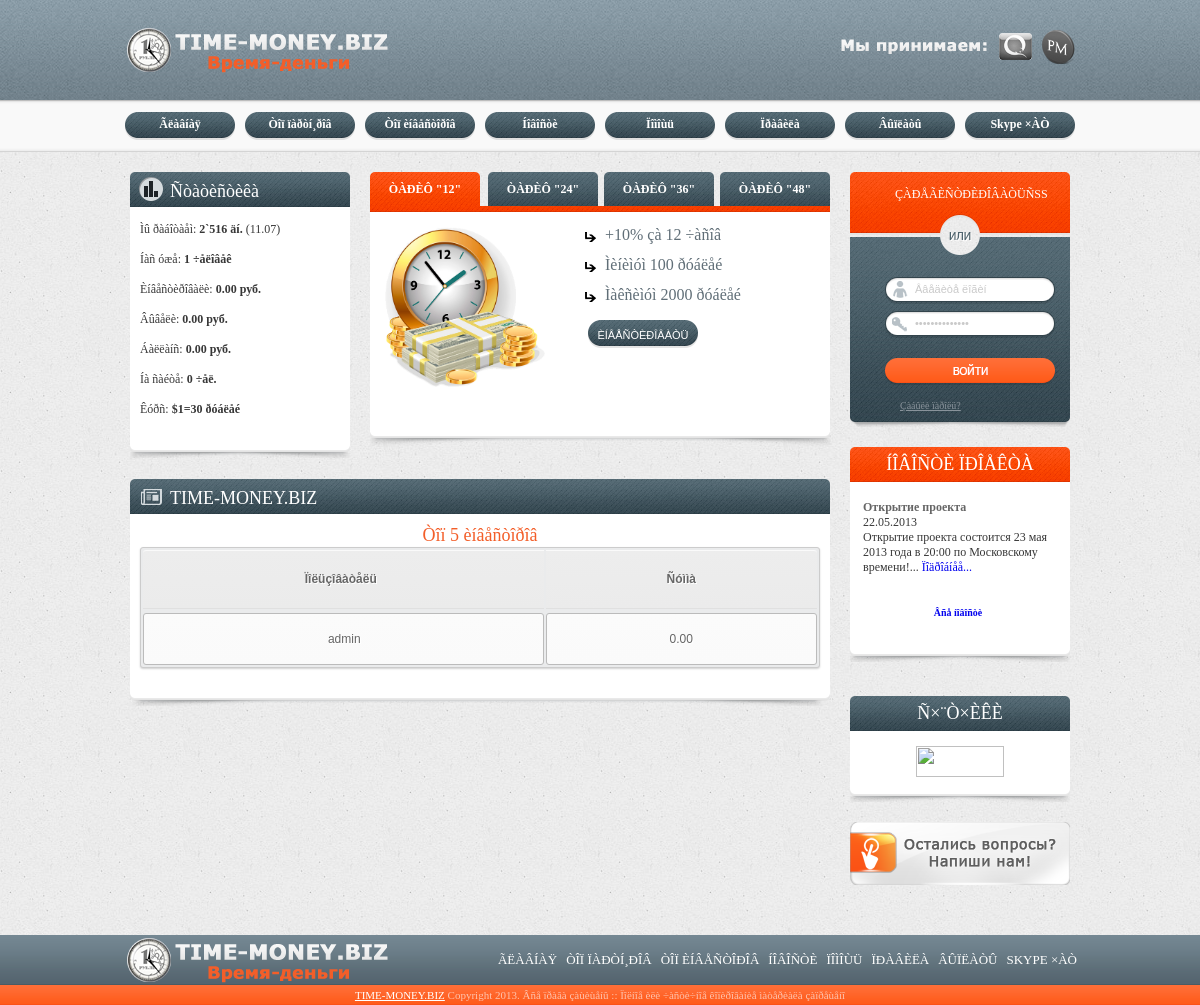
The app's page /top?top=1 with its own data.
### tables this page shows
CREATE TABLE IF NOT EXISTS `tb_stat` (
  `id` tinyint(1) NOT NULL AUTO_INCREMENT,
  `users` int(11) NOT NULL,
  `ru` int(11) NOT NULL,
  `ua` int(11) NOT NULL,
  `kz` int(11) NOT NULL,
  `byr` int(11) NOT NULL,
  `allr` int(11) NOT NULL,
  `inv` int(11) NOT NULL,
  `sinv` float(9,2) NOT NULL,
  `vinv` float(9,2) NOT NULL,
  `online` int(11) NOT NULL,
  `money` float(9,2) NOT NULL,
  `money2` float(9,2) NOT NULL,
  `date` varchar(15) NOT NULL,
  `payme` float(9,2) NOT NULL,
  PRIMARY KEY (`id`)
);

CREATE TABLE IF NOT EXISTS `tb_config` (
  `id` tinyint(1) NOT NULL AUTO_INCREMENT,
  `site_name` varchar(160) NOT NULL,
  `money` varchar(5) NOT NULL,
  `min` float(9,2) NOT NULL,
  `money_ref` float(9,2) NOT NULL,
  `ar_money` float(9,2) NOT NULL,
  `ar_money2` float(9,2) NOT NULL,
  `mail` float(9,3) NOT NULL,
  `mail2` float(9,3) NOT NULL,
  `mail_max` float(9,3) NOT NULL,
  `mail2_max` float(9,3) NOT NULL,
  `mail_money` float(9,2) NOT NULL,
  `mail2_money` float(9,2) NOT NULL,
  `gl_money` float(9,2) NOT NULL,
  `gl_money2` float(9,2) NOT NULL,
  `limit_money` float(9,2) NOT NULL,
  PRIMARY KEY (`id`)
);

CREATE TABLE IF NOT EXISTS `tb_users` (
  `id` int(11) NOT NULL AUTO_INCREMENT,
  `login` varchar(25) NOT NULL,
  `password` varchar(25) NOT NULL,
  `email` varchar(150) NOT NULL,
  `wmid` varchar(12) NOT NULL,
  `referer` varchar(25) NOT NULL,
  `visits` mediumint(8) NOT NULL DEFAULT '0',
  `money` float(9,2) NOT NULL DEFAULT '0.00',
  `sinv` float(9,2) NOT NULL DEFAULT '0.00',
  `vinv` float(9,2) NOT NULL DEFAULT '0.00',
  `agent` longtext NOT NULL,
  `img` varchar(4) NOT NULL,
  `all_view` int(11) NOT NULL,
  `all_view_money` float(9,3) NOT NULL,
  `all_ref` int(11) NOT NULL,
  `all_ref_money` float(9,3) NOT NULL,
  `all_ref_money2` float(9,3) NOT NULL,
  `all_ads` int(11) NOT NULL,
  `all_ads_money` float(9,3) NOT NULL,
  `all_task` int(11) NOT NULL,
  `all_task_money` float(9,2) NOT NULL,
  `all_ip` longtext NOT NULL,
  `http_referer` varchar(160) NOT NULL,
  `online` varchar(15) NOT NULL,
  `chat_mod` tinyint(1) NOT NULL,
  `click` float(9,3) NOT NULL,
  `click2` float(9,3) NOT NULL,
  `click3` float(9,3) NOT NULL,
  `ads_pc` float(9,2) NOT NULL,
  `task_pc` float(9,2) NOT NULL,
  `money_ref` float(9,2) NOT NULL,
  `refbek` float(9,3) NOT NULL,
  `country` varchar(3) NOT NULL,
  `bl` tinyint(1) NOT NULL,
  `bl_text` varchar(160) NOT NULL,
  `no_bl` tinyint(1) NOT NULL,
  `text_all` longtext NOT NULL,
  `status` tinyint(1) NOT NULL,
  `folder` tinyint(1) NOT NULL,
  `folder2` varchar(15) NOT NULL,
  `folder3` varchar(15) NOT NULL,
  `news` int(11) NOT NULL,
  `rris` tinyint(1) NOT NULL,
  `action` int(11) NOT NULL,
  `action_pc` float(9,1) NOT NULL,
  `action_money_all` float(9,4) NOT NULL,
  `sec_flag` tinyint(1) NOT NULL,
  `sec_md` varchar(32) NOT NULL,
  `ar_ref` int(11) NOT NULL,
  `fs` float(9,2) NOT NULL,
  `fs_no` float(9,2) NOT NULL,
  `fs_ok` float(9,2) NOT NULL,
  `rb` int(11) NOT NULL,
  `rb_money` float(9,4) NOT NULL,
  `rb_date` varchar(10) NOT NULL,
  `bonus` float(9,3) NOT NULL,
  `bonus2` float(9,3) NOT NULL,
  `bonus_all` int(11) NOT NULL,
  `bonus_money` float(9,3) NOT NULL,
  `bonus_time` varchar(15) NOT NULL,
  `vip` varchar(15) NOT NULL,
  `vip_test` tinyint(1) NOT NULL,
  `ref_lease` float(9,3) NOT NULL,
  `mail_flag` tinyint(1) NOT NULL,
  `mail_wait` varchar(32) NOT NULL,
  `online_page` varchar(60) NOT NULL,
  `mail` float(9,3) NOT NULL,
  `mail2` float(9,3) NOT NULL,
  `all_view_mail` int(11) NOT NULL,
  `all_view_mail_money` float(9,3) NOT NULL,
  `flag_pay` tinyint(1) NOT NULL,
  `update_date` varchar(15) NOT NULL,
  `mail_in` int(11) NOT NULL,
  `ads_in` int(11) NOT NULL,
  `test_dr` tinyint(1) NOT NULL,
  `gl2_money` float(9,2) NOT NULL,
  `gl2_all` int(11) NOT NULL,
  `gl_vip` int(11) NOT NULL,
  `gl_all` int(11) NOT NULL,
  `gl_flag` tinyint(1) NOT NULL,
  `gl_users` text NOT NULL,
  `bj_flag` tinyint(1) NOT NULL,
  `bj_flag2` tinyint(1) NOT NULL,
  `bj_money` float(9,2) NOT NULL,
  `bj_ok_all` int(11) NOT NULL,
  `bj_ok_money` float(9,2) NOT NULL,
  `bj_time` varchar(15) NOT NULL,
  `bj_time2` varchar(15) NOT NULL,
  `limit1` varchar(15) NOT NULL,
  `limit2` varchar(15) NOT NULL,
  `limit_all` int(11) NOT NULL,
  `yanm` varchar(14) NOT NULL,
  `pmnm` varchar(8) NOT NULL,
  `phone` varchar(14) NOT NULL,
  `gls` float(9,2) NOT NULL,
  `gls2` float(9,2) NOT NULL,
  `credit_money` float(9,2) NOT NULL,
  `credit_proc` float(9,2) NOT NULL,
  `contest_ads` float(9,2) NOT NULL,
  `contest_click` int(11) NOT NULL,
  `contest_ref` int(11) NOT NULL,
  `contest_inv` float(9,2) NOT NULL,
  `credit_vz` float(9,2) NOT NULL,
  `credit_vr` float(9,2) NOT NULL,
  `credit_date` varchar(15) NOT NULL,
  `theme_bl` tinyint(1) NOT NULL,
  `ref_text` varchar(2000) NOT NULL,
  `ip` varchar(25) NOT NULL,
  PRIMARY KEY (`id`),
  KEY `username` (`login`),
  KEY `password` (`password`),
  KEY `referer` (`referer`),
  KEY `id` (`id`)
);

CREATE TABLE IF NOT EXISTS `tb_news` (
  `id` int(11) NOT NULL AUTO_INCREMENT,
  `title` varchar(60) NOT NULL,
  `text` text NOT NULL,
  `date` varchar(10) NOT NULL,
  PRIMARY KEY (`id`)
);

### top.php (the view)
<?php
include("header.php");
?>
 <? if($_GET[top]==1)
 {
 ?>
<center><h2>Òîï 5 èíâåñòîðîâ</h2></center>
							<div  class="widget-content nopadding">
								<table class="simple-little-table" width="100%">
									<thead>
										<tr >
											<th >Ïîëüçîâàòåëü</th>
											<th >Ñóììà</th>
										</tr>
									</thead>
									<tbody>
<?
$mysql_queries++;
$sql = "SELECT * FROM tb_users order by sinv desc limit 5";
$result = mysql_query($sql);
while($stat=mysql_fetch_array($result)){
echo "
<tr>
<tr>
<td id=\"round1\" align=\"center\">$stat[login]</td>
<td id=\"round1\" align=\"center\">$stat[sinv]</td>
</tr>
";}
?></tbody>
								</table>
							</div>
 <? } if($_GET[top]==2)
 {
 ?>
<h2><center>Òîï 5 ïàðòí¸ðîâ</h2></center>
							<div >
								<table class="simple-little-table" width="100%" >
									<thead>
										<tr>
											<th >Ïîëüçîâàòåëü</th>
											<th >Ðåôåðàëîâ</th>
										</tr>
									</thead>
									<tbody>
<?
$mysql_queries++;
$sql = "SELECT * FROM tb_users order by all_ref desc limit 5";
$result = mysql_query($sql);
while($stat=mysql_fetch_array($result)){
echo "
<tr>
<tr>
<td id=\"round1\" align=\"center\">$stat[login]</td>
<td id=\"round1\" align=\"center\">$stat[all_ref]</td>
</tr>
";}
?></tbody>
								</table>
							</div>
<?
}   if($_GET[top]==3)
 {
?>
 <div class="mod2">
 <h2><center>Òîï 5 áîãà÷åé</h2></center>
<div class="widget-box">
							<div class="widget-title">
								<span class="icon">
									<i class="icon-th"></i>
								</span>
							</div>
							<div class="widget-content nopadding">
								<table width="100%" border="1" class="table table-bordered table-striped table-hover">
									<thead>
										<tr>
											<th>Ïîëüçîâàòåëü</th>
											<th>Äåíåã íà áàëàíñå</th>
										</tr>
									</thead>
									<tbody>
<?
$mysql_queries++;
$sql = "SELECT * FROM tb_users order by money desc limit 5";
$result = mysql_query($sql);
while($stat=mysql_fetch_array($result)){
echo "
<tr>
<tr>
<td align=\"center\">$stat[login]</td>
<td align=\"center\">$stat[money]</td>
</tr>
";}
?></tbody>
								</table>
							</div></div></div>
<?
}
?>
<?php
include("footer.php");
?>

### header.php (shortened to what this page needs)
<?php
$sqlcg="SELECT * FROM tb_config WHERE id='1'";
$resultcg=mysql_query($sqlcg);
$rowcg=mysql_fetch_array($resultcg);
$sqlns="SELECT id, title, text, date FROM tb_news ORDER BY id DESC LIMIT 1";
$resultns=mysql_query($sqlns);
$rowns=mysql_fetch_array($resultns);
$sql_st="SELECT * FROM tb_stat WHERE id='1'";
$result_st=mysql_query($sql_st);
$row_st=mysql_fetch_array($result_st);
$row_st[users]=number_format($row_st[users], 0, '.', '`');
$row_st[ru]=number_format($row_st[ru], 0, '.', '`');
$row_st[ua]=number_format($row_st[ua], 0, '.', '`');
$row_st[byr]=number_format($row_st[byr], 0, '.', '`');
$row_st[kz]=number_format($row_st[kz], 0, '.', '`');
$row_st[online]=number_format($row_st[online], 0, '.', '`');
$row_st[ball]=number_format($row_st[sinv]-$row_st[payme], 2, '.', '');
$row_st[bonus]=number_format($row_st[bonus], 2, '.', '`');
function num2word($num,$words) {
  $num=$num%100;
  switch ($num) {
    case 1:  { return($words[0]); }
    default: { return($words[2]); }
  }
}
$num1=$row_st[users];
$words1=Array("÷åëîâåê", "÷åëîâåêà", "÷åëîâåê");
$text_w1=num2word($num1,$words1);
$timepr=time()-1373569200;
$timepr=$timepr/86400;
$timepr=number_format($timepr, 0, '.', '`');
?>
<!DOCTYPE html PUBLIC "-//W3C//DTD XHTML 1.0 Transitional//EN" "http://www.w3.org/TR/xhtml1/DTD/xhtml1-transitional.dtd">
<html xmlns="http://www.w3.org/1999/xhtml"><head><meta http-equiv="Content-Type" content="text/html; charset=windows-1251">
	<link rel="stylesheet" href="./time_files/style.css" type="text/css">
</head>
<body>
<div class="top-line">
	<div class="main">
		<div class="header">
			<a href="/" class="logo"></a>
			<div class="social-block">
				<a class="social-link" title="Ìû ïðèíèìàåì"><img src="./time_files/soc-link3.png"></a>
				<a class="social-link" title="Qiwi ßéöà"><img src="./time_files/soc-link1.png"></a>
				<a class="social-link" title="Perfect Money"><img src="./time_files/soc-link2.png"></a>
			</div>
		</div>
		<div class="top-menu-block">
			<ul>
				<li>
					<a href="/index" class="menu-link">Ãëàâíàÿ</a>
				</li>
				<li>
					<a href="/top?top=2" class="menu-link">Òîï ïàðòí¸ðîâ</a>
				</li>
				<li>
					<a href="/top?top=1" class="menu-link">Òîï èíâåñòîðîâ</a>
				</li>
				<li>
					<a href="/news" class="menu-link">Íîâîñòè</a>
				</li>
				<li>
					<a href="/faq" class="menu-link">Ïîìîùü</a>
				</li>
				<li>
					<a href="/rules" class="menu-link">Ïðàâèëà</a>
				</li>
				<li>
					<a href="/user_pay" class="menu-link">Âûïëàòû</a>
				</li>
				<li>
					<a href="skype:?chat&blob=OisOWEKz2ZWKBS8NEzwB53oGyRJ1OIvPUTmTXmd47Duzo7WmLYLIH9iqm81mw2Cn0VJg" class="menu-link">Skype ×ÀÒ</a>
				</li>
			</ul>
		</div>
	</div>
</div>
<div style="clear: both; height: 20px;"></div>
<div class="main-content">
	<div class="left-col">
		<div class="books">
			<div class="books-top"><img src="./time_files/vote-icon.png" alt="books-icon">Ñòàòèñòèêà</div>
			<div class="books-repeat">
				Ìû ðàáîòàåì: <b><?php print"$timepr"; ?> äí.</b> (11.07) <br><br>
				Íàñ óæå: <b><?php print"$row_st[users] $text_w1"; ?></b><br><br>
				Èíâåñòèðîâàëè: <b><?php print"$row_st[sinv] $rowcg[money]"; ?></b><br><br>
				Âûâåëè: <b><?php print"$row_st[payme] $rowcg[money]"; ?></b><br><br>
				Áàëëàíñ: <b><?php print"$row_st[ball] $rowcg[money]"; ?></b> <br><br>
				Íà ñàéòå: <b><?php include("useronline.php"); ?> ÷åë.</b> <br><br>
				Êóðñ: <b>$1=30 ðóáëåé </b><br><br>
				<div style="clear: both; height: 1px;"></div>
			</div>
			<div class="books-bottom"></div>
		</div>
		<div class="right-col3">
			<div class="games-block-content" style="padding: 0px; background: none;">
					<div class="tt-tabs2">
						<div class="index-tabs">
							<span class="active-ttab2">ÒÀÐÈÔ "12"</span>
							<span>ÒÀÐÈÔ "24"</span>
							<span>ÒÀÐÈÔ "36"</span>
							<span>ÒÀÐÈÔ "48"</span>
						</div>
						<div class="index-panel">
							<div class="tt-panel" style="display: block;">
								<div class="album1">
								     <div class="album-news">
	<div class="album-news-image">
		<img src="./time_files/time.png">
	</div>
</div></div>
								<div class="album2">
								     <div class="books-news">
	<h2>+10% çà 12 ÷àñîâ</h2>
</div><div class="books-news">
	<h2>Ìèíèìóì 100 ðóáëåé</h2>
</div><div class="books-news">
	<h2>Ìàêñèìóì 2000 ðóáëåé</h2>
</div><div class="books-news">
	<input type="submit" onclick="location.href='inv'" value="Èíâåñòèðîâàòü" class="vote-buttom">
</div>
								</div>
								<div style="clear: both; height: 7px;"></div>
							</div>
						</div>
					</div>
			</div>
			<div class="games-block-bottom"></div>
		</div>
		<div style="clear: both; height: 1px;"></div>
		<div class="left-col-item">
			<div class="left-col-item-title"><img src="./time_files/news-icon.png" alt="news-icon">TIME-MONEY.BIZ</div>
			<div class="left-col-item-content-news" style="padding: 10px;">
						<div class="index-panel">
							<div class="tt-panel" style="display: block;">
								<div class="news-news">

### ablock.php
<table>
<tbody>
<tr>
<td width="190">
<?php
$rowns[text]=substr($rowns[text],0,160);
$rowns[text]=str_replace("[b]","<b>",$rowns[text]);
$rowns[text]=str_replace("[/b]","</b>",$rowns[text]);
$rowns[text]=str_replace("[i]","<i>",$rowns[text]);
$rowns[text]=str_replace("[/i]","</i>",$rowns[text]);
$rowns[text]=str_replace("[u]","<u>",$rowns[text]);
$rowns[text]=str_replace("[/u]","</u>",$rowns[text]);
print"<b><font color=\"#666666\">$rowns[title]</font></b><br>
$rowns[date] <br>$rowns[text]...
<a href=\"news?page=comments&id=$rowns[id]\">Ïîäðîáíåå...</a>
<br><br><h5><center><a href=\"news\">Âñå íîâîñòè</a></center></h5>";
?>
</td>
</tr>
</tbody>
</table>

### records on screen
tb_stat: users "1", users "÷åëîâåê", sinv "0.00", payme "0.00"
tb_config: money "руб."
tb_users: login "admin", sinv "0.00"
tb_news: title "Открытие проекта", date "22.05.2013", text "Открытие проекта состоится 23 мая 2013 года в 20:00 по Московскому времени!"

### other values on screen
$timepr "2`516"
$row_st[ball] "0.00"
$online "0"
